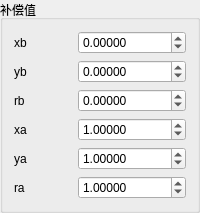
         <widget class="QGroupBox" name="groupBox_7">
          <property name="title">
           <string>补偿值</string>
          </property>
          <layout class="QGridLayout" name="gridLayout_18">
           <item row="1" column="1">
            <widget class="QDoubleSpinBox" name="doubleSpinBox_yb">
             <property name="readOnly">
              <bool>false</bool>
             </property>
             <property name="decimals">
              <number>5</number>
             </property>
             <property name="minimum">
              <double>-999999.000000000000000</double>
             </property>
             <property name="maximum">
              <double>999999.000000000000000</double>
             </property>
             <property name="singleStep">
              <double>0.010000000000000</double>
             </property>
            </widget>
           </item>
           <item row="3" column="0">
            <widget class="QLabel" name="label_68">
             <property name="text">
              <string>xa</string>
             </property>
            </widget>
           </item>
           <item row="2" column="0">
            <widget class="QLabel" name="label_43">
             <property name="text">
              <string>rb</string>
             </property>
            </widget>
           </item>
           <item row="0" column="1">
            <widget class="QDoubleSpinBox" name="doubleSpinBox_xb">
             <property name="readOnly">
              <bool>false</bool>
             </property>
             <property name="decimals">
              <number>5</number>
             </property>
             <property name="minimum">
              <double>-999999.000000000000000</double>
             </property>
             <property name="maximum">
              <double>999999.000000000000000</double>
             </property>
             <property name="singleStep">
              <double>0.010000000000000</double>
             </property>
            </widget>
           </item>
           <item row="1" column="0">
            <widget class="QLabel" name="label_41">
             <property name="text">
              <string>yb</string>
             </property>
            </widget>
           </item>
           <item row="4" column="0">
            <widget class="QLabel" name="label_69">
             <property name="text">
              <string>ya</string>
             </property>
            </widget>
           </item>
           <item row="0" column="0">
            <widget class="QLabel" name="label_42">
             <property name="text">
              <string>xb</string>
             </property>
            </widget>
           </item>
           <item row="2" column="1">
            <widget class="QDoubleSpinBox" name="doubleSpinBox_rb">
             <property name="readOnly">
              <bool>false</bool>
             </property>
             <property name="decimals">
              <number>5</number>
             </property>
             <property name="minimum">
              <double>-180.000000000000000</double>
             </property>
             <property name="maximum">
              <double>180.000000000000000</double>
             </property>
             <property name="singleStep">
              <double>0.010000000000000</double>
             </property>
            </widget>
           </item>
           <item row="5" column="0">
            <widget class="QLabel" name="label_70">
             <property name="text">
              <string>ra</string>
             </property>
            </widget>
           </item>
           <item row="3" column="1">
            <widget class="QDoubleSpinBox" name="doubleSpinBox_xa">
             <property name="readOnly">
              <bool>false</bool>
             </property>
             <property name="decimals">
              <number>5</number>
             </property>
             <property name="minimum">
              <double>-10.000000000000000</double>
             </property>
             <property name="maximum">
              <double>10.000000000000000</double>
             </property>
             <property name="singleStep">
              <double>0.010000000000000</double>
             </property>
             <property name="value">
              <double>1.000000000000000</double>
             </property>
            </widget>
           </item>
           <item row="4" column="1">
            <widget class="QDoubleSpinBox" name="doubleSpinBox_ya">
             <property name="readOnly">
              <bool>false</bool>
             </property>
             <property name="decimals">
              <number>5</number>
             </property>
             <property name="minimum">
              <double>-10.000000000000000</double>
             </property>
             <property name="maximum">
              <double>10.000000000000000</double>
             </property>
             <property name="singleStep">
              <double>0.010000000000000</double>
             </property>
             <property name="value">
              <double>1.000000000000000</double>
             </property>
            </widget>
           </item>
           <item row="5" column="1">
            <widget class="QDoubleSpinBox" name="doubleSpinBox_ra">
             <property name="readOnly">
              <bool>false</bool>
             </property>
             <property name="decimals">
              <number>5</number>
             </property>
             <property name="minimum">
              <double>-10.000000000000000</double>
             </property>
             <property name="maximum">
              <double>10.000000000000000</double>
             </property>
             <property name="singleStep">
              <double>0.010000000000000</double>
             </property>
             <property name="value">
              <double>1.000000000000000</double>
             </property>
            </widget>
           </item>
          </layout>
         </widget>
